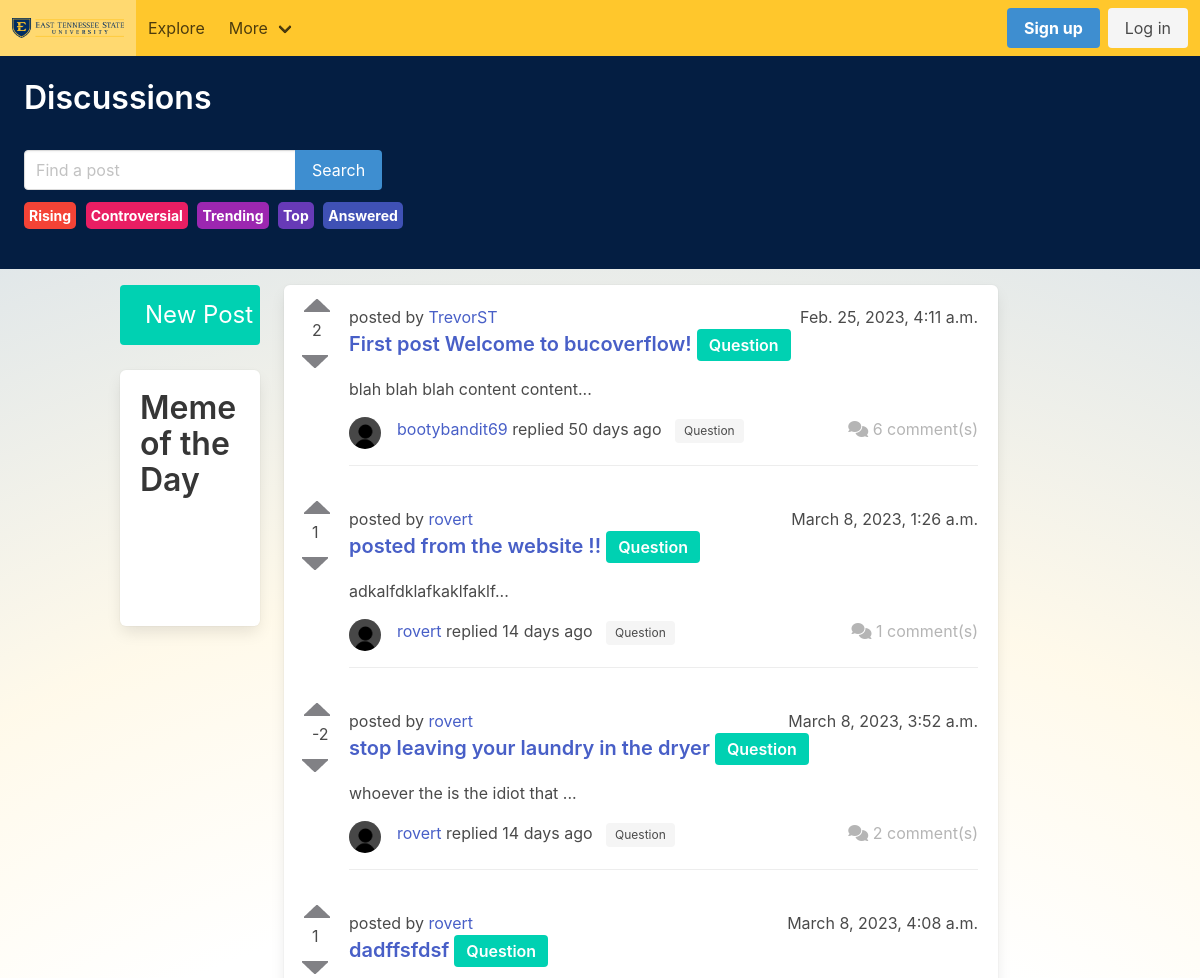
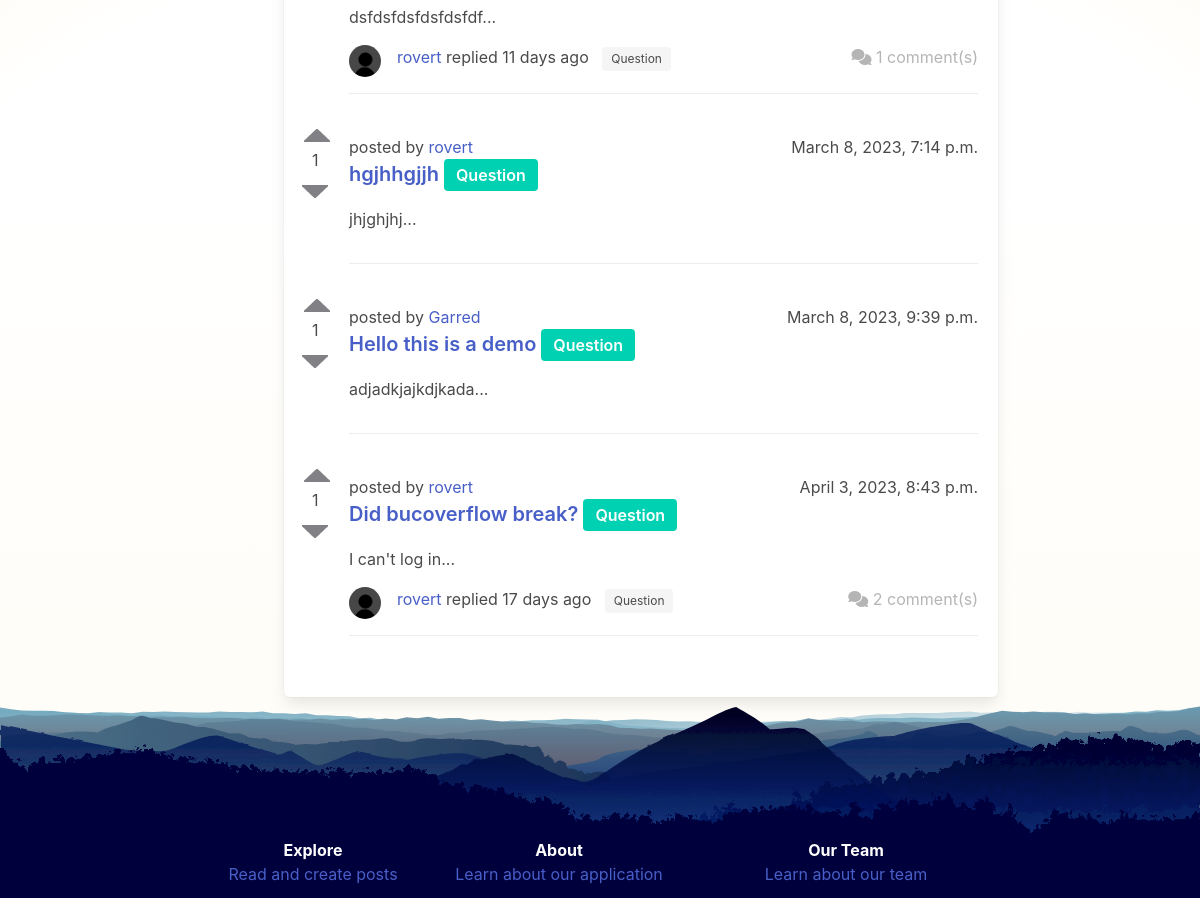
The page /discussions on the database its author committed (2 pictures, top to bottom).
### BucOverflow/models.py (models this page shows, shortened)
class Post(models.Model):
    title = models.CharField(max_length=100, default='no title')
    slug = models.SlugField(max_length=400, unique=True, blank=True)
    user = models.ForeignKey(Author, on_delete=models.CASCADE)
    content = models.TextField(blank=True,max_length=10000, default='')
    created_at = models.DateTimeField(auto_now_add=True)
    comments = models.ManyToManyField(Comment, blank=True)
    likes = models.ManyToManyField(Author, blank=True, related_name='likes')
    dislikes = models.ManyToManyField(Author, blank=True, related_name='dislikes')
    karma = models.IntegerField(default=0)
    def update_karma(self):
        self.karma = self.likes.count() - self.dislikes.count()
    def save(self, *args, **kwargs):
        if not self.slug:
            self.slug = slugify(self.title)
        super(Post, self).save(*args, **kwargs)
    def __str__(self):
        return (
            f"{self.content[:30]}..."
        )

class Author(models.Model):
    user = models.ForeignKey(User, on_delete=models.CASCADE)
    fullname = models.CharField(max_length=40, blank=True)
    slug = models.SlugField(max_length=400, unique=True, blank=True)
    bio = models.TextField(blank=True,max_length=10000, default='Welcome to my page!')
    karma = models.IntegerField(default=0)
    def __str__(self):
        return self.user.username

class Comment(models.Model):
    user = models.ForeignKey(Author, on_delete=models.CASCADE)
    content  = models.TextField(blank=True,max_length=10000, default='')
    created_at = models.DateTimeField(auto_now_add=True)
    replies = models.ManyToManyField(Reply, blank=True)
    karma = models.IntegerField(default=0)
    timeElapsed= models.TextField(default="just now")
    def getTimeElapsed(self):
        now = datetime.utcnow().replace(tzinfo=utc)
        timediff = now - self.created_at
        seconds=math.floor(timediff.total_seconds())
        if seconds < 60:
            self.timeElapsed = str(seconds) + " seconds ago"
        elif seconds < 3600:    #minutes
            minutes = seconds // 60 # // discards fractional remainder
            self.timeElapsed = str(minutes) + " minute ago" if minutes == 1 else str(minutes) + " minutes ago"
        elif seconds < 86400:   #hours
            hours = seconds // 3600
            self.timeElapsed = str(hours) + " hour ago" if hours == 1 else str(hours) + " hours ago"
        else:       #days
            days = seconds // 86400
            self.timeElapsed = str(days) + " day ago" if days == 1 else str(days) + " days ago"

### BucOverflow/views.py (the view)
# urls.py: path("discussions", views.discussions, name="discussions"),
def discussions(request):
    posts = Post.objects.all()
    postsliked = []
    postsdisliked = []
    if request.user.is_authenticated:  # Notice this condition
        author = Author.objects.get(user=request.user)
        for post in posts:
            post.update_karma()
            post.save()
            if post.likes.filter(user=author.user).exists(): #might need to overwrite author equals val
                postsliked.append(post.id)
            if post.dislikes.filter(user=author.user).exists(): #might need to overwrite author equals val
                postsdisliked.append(post.id)
            comments = post.comments.all()
            for comment in comments:
                comment.getTimeElapsed()
                comment.save()
    else: #user is not autheticated aka signed in
        for post in posts:
            post.update_karma()
            post.save()
            comments = post.comments.all()
            for comment in comments:
                comment.getTimeElapsed()
                comment.save()
    test=search(posts, "laundry")
    print(test)
    context = { 'posts' : posts,
                'postsliked' : postsliked,
                'postsdisliked' : postsdisliked}
    return render(request, "discussions.html", context)

### BucOverflow/views.py (called while the page is built)
def search(posts, search):
    count = 0
    highestCount = 0
    mostRelevantPost= posts[0]
    temp=""
    for post in posts:
        count = 0
        for element in post.title:
            if(count<len(search)):
                if(search[count] == element):
                    count += 1
        if count > highestCount:
            highestCount = count
            mostRelevantPost = post
    return mostRelevantPost

### BucOverflow/templates/discussions.html (shortened to what this page needs)
{% extends "base.html" %}
{% block content %}
{% load static %}
<!DOCTYPE html>
<body>
  <link rel="stylesheet" type='text/css' href="{% static 'vote.css' %}">
  <section style="background-color:  #041E42;"class="hero is-small is-success mb-4">
    <div class="hero-body">
      <h1  class="texteffect title" data-value="Discussions">Discussions</h1>
      <form class="search-form">
        <div class="field has-addons">
          <div class="control">
            <input class="input" type="text" placeholder="Find a post">
          </div>
          <div class="control">
            <a class="button is-info">
              Search
            </a>
          </div>
        </div>
        <span class="hashtag" style="background-color: #F44336">Rising</span>
        <span class="hashtag" style="background-color: #E91E63">Controversial</span>
        <span class="hashtag" style="background-color: #9C27B0">Trending</span>
        <span class="hashtag" style="background-color: #673AB7">Top</span>
        <span class="hashtag" style="background-color: #3F51B5">Answered</span>
      </form>
    </div>
  </section>
  <section class="container">
    <div class="columns">
            <div class="column is-2">
              <a style="margin-bottom: 25px;"class="button is-primary is-block is-alt is-large" href="/bucoverflow/createpost">New Post</a>
              <div class="box content wrap">
                <h1>Meme of the Day</h1>
                <iframe class="frame" src="https://finalprojectcsci311020230410153042.azurewebsites.net/images/meme2.jpg"></iframe>
              </div>
            </div>
      <div class="column is-9">
        <div class="box content">
          {% for post in posts %}
          <article class="post" style="padding-bottom: 25px;">
            <div class="columns">
              <div class="coulmn is-2">
                {% if user.is_authenticated %}
                  <form action="{% url 'BucOverflow:like_post' %}" method="post">
                    {% csrf_token %}
                    {% if post.id in postsliked %}
                    <div style="display: flex; flex-direction: column;">
                      <div id="like" value="{{ post.id }}">
                      <span onclick="like_function({{post.pk}})" id="like-{{post.pk}}" class="vote_up_on"></span></div>
                      <div style="padding-left: 20px;" id="counter-{{post.pk}}"> {{ post.karma }} </div>
                      <div id="dislike" value="{{ post.id }}">
                      <span onclick="dislike_function({{post.pk}})" id="dislike-{{post.pk}}" class="vote_down_off"></span></div>
                    </div>
                    {% elif post.id in postsdisliked %}
                    <div style="display: flex; flex-direction: column;">
                      <div id="like" value="{{ post.id }}">
                      <span onclick="like_function({{post.pk}})" id="like-{{post.pk}}" class="vote_up_off"></span></div>
                      <div style="padding-left: 20px;" id="counter-{{post.pk}}"> {{ post.karma }} </div>
                      <div id="dislike" value="{{ post.id }}">
                      <span onclick="dislike_function({{post.pk}})" id="dislike-{{post.pk}}" class="vote_down_on"></span></div>
                    </div>
                    {% else %}
                    <div style="display: flex; flex-direction: column;">
                      <div id="like" value="{{ post.id }}">
                      <span onclick="like_function({{post.pk}})" id="like-{{post.pk}}" class="vote_up_off"></span></div>
                      <div style="padding-left: 20px;" id="counter-{{post.pk}}"> {{ post.karma }} </div>
                      <div id="dislike" value="{{ post.id }}">
                      <span onclick="dislike_function({{post.pk}})" id="dislike-{{post.pk}}" class="vote_down_off"></span></div>
                    </div>
                    {% endif %}
                  </form>
                {% else %}
                      <span onclick="location='{% url 'BucOverflow:signin' %}'" id="like" class="vote_up_off"></span>
                      <div style="padding-left: 20px;" id="counter-{{post.pk}}"> {{ post.karma }} </div>
                      <span onclick="location='{% url 'BucOverflow:signin' %}'" id="dislike-{{post.pk}}" class="vote_down_off"></span>
                {% endif %}
              </div>
              <div class="column">
                        <div class="media">
                          <div class="media-left"><p>posted by <a href="profile/{{post.user.slug}}/">{{ post.user }}</a></p></div>
                          <div class="media-right"><p>{{ post.created_at }}</p></div>
                        </div>
                        <h4><a href="post/{{post.slug}}/">{{ post.title }}</a> <span class="tag is-primary is-medium ">Question</span> </h4>
                        <p>{{post}}</p>
                        {% if post.comments.all.0 %}
                        <div class="media">
                          <div class="media-left">
                            <p class="image is-32x32">
                              <img style="border-radius: 50%;" src="{% static 'profile.jpg' %}"  width="112" height="112">
                            </p>
                          </div>
                          <div class="media-content">
                            <div class="content">
                              <p>
                                <a href="profile/{{post.comments.all.0.user.slug }}/">{{ post.comments.all.0.user }}</a> replied {{post.comments.all.0.timeElapsed}}  &nbsp;
                                <span class="tag">Question</span>
                              </p>
                            </div>
                          </div>
                          <div class="media-right">
                            <span class="has-text-grey-light"><i class="fa fa-comments"></i> {{ post.comments.all.count }} comment(s)</span>
                          </div>
                        </div>
                        <div class="media"></div>
                        {% else %}
                        <div class="media"></div>
                        {% endif  %}
              </div>
            </div>
            </article>
            {% endfor %}
          </div>
        </div>
    </div>
  </section>
</body>
</html>
{% endblock content%}

### BucOverflow/static/base.css (style rules this page uses)
html, body { scroll-behavior: smooth; }

### BucOverflow/static/vote.css (style rules this page uses)
.vote_up_off { display: inline-block; overflow: hidden; width: 40px; height: 25px; cursor: pointer; background: url("/static/upvote.png"); background-position: 0 -25px; margin-left: 5px; }
.vote_down_off { display: inline-block; overflow: hidden; width: 40px; height: 25px; cursor: pointer; background: url("/static/downvote.png"); background-position: 0 -1px; margin-top: 3px; }

### BucOverflow/templates/base.html (style rules this page uses)
body { background: url(https://www.etsu.edu/_images/background_images/noise.png) repeat 0 0, radial-gradient(circle at 50% 100%, hsla(0,0%,100%,0.1) 50%, hsla(44,100%,59%,0.1) 66%, hsla(209,36%,54%,0.3) 100%) no-repeat fixed, linear-gradient(to bottom, #ffffff 62%,hsla(44,100%,59%,0.1) 138%) no-repeat fixed; }

### BucOverflow/templates/discussions.html (style rules this page uses)
.search-form { float: left; margin-top: 10px; }
.hashtag { display: inline-block; padding: 3px 5px; border-radius: 5px; color: #FFF; font-size: 14px; font-weight: bold; margin-right: 5px; }
.wrap { height: 256px;overflow: hidden; }
.frame { width: 800px; height: 600px; overflow:hidden }
.frame { -ms-zoom: 0.75; -moz-transform: scale(0.25); -moz-transform-origin: 0 0; -o-transform: scale(0.25); -o-transform-origin: 0 0; -webkit-transform: scale(0.25); -webkit-transform-origin: 0 0; }

### rows shown on the page
Post: karma "2", user "TrevorST", created_at "Feb. 25, 2023, 4:11 a.m.", title "First post Welcome to bucoverflow!", content "blah blah blah content content...", comments.all.0.user "bootybandit69", comments.all.0.timeElapsed "50 days ago", comments.all.count "6"
Post: karma "1", user "rovert", created_at "March 8, 2023, 1:26 a.m.", title "posted from the website !!", content "adkalfdklafkaklfaklf...", comments.all.0.user "rovert", comments.all.0.timeElapsed "14 days ago", comments.all.count "1"
Post: karma "-2", user "rovert", created_at "March 8, 2023, 3:52 a.m.", title "stop leaving your laundry in the dryer", content "whoever the is the idiot that ...", comments.all.0.user "rovert", comments.all.0.timeElapsed "14 days ago", comments.all.count "2"
Post: karma "1", user "rovert", created_at "March 8, 2023, 4:08 a.m.", title "dadffsfdsf", content "dsfdsfdsfdsfdsfdf...", comments.all.0.user "rovert", comments.all.0.timeElapsed "11 days ago", comments.all.count "1"
Post: karma "1", user "rovert", created_at "March 8, 2023, 7:14 p.m.", title "hgjhhgjjh", content "jhjghjhj..."
Post: karma "1", user "Garred", created_at "March 8, 2023, 9:39 p.m.", title "Hello this is a demo", content "adjadkjajkdjkada..."
Post: karma "1", user "rovert", created_at "April 3, 2023, 8:43 p.m.", title "Did bucoverflow break?", content "I can't log in...", comments.all.0.user "rovert", comments.all.0.timeElapsed "17 days ago", comments.all.count "2"
